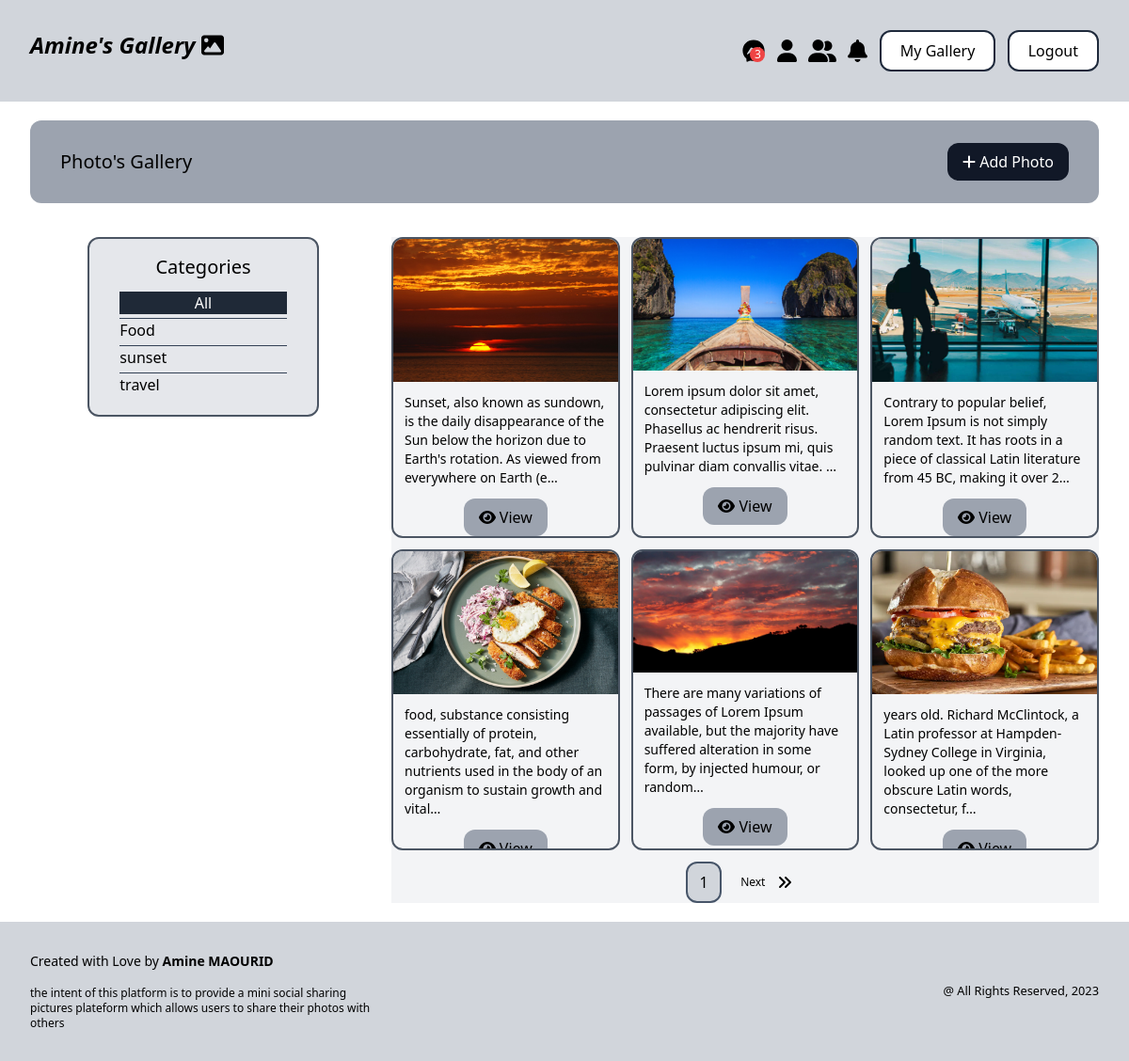
/gallery/ (signed in), run on the app's committed database.
### photoshare/models.py (models this page shows, shortened)
class Category(models.Model) :
    class Meta :
        verbose_name_plural = 'categories'
        ordering = ('name',)
    name = models.CharField(max_length=70, null=False, blank=False)

class Photo(models.Model) :
    description = models.TextField(max_length=500, null=False, blank=False)
    category = models.ForeignKey(Category, related_name="photos", on_delete=models.SET_NULL, null=True)
    image = models.ImageField(null=False, blank=False)
    created_at = models.DateTimeField(auto_now_add=True)
    created_by = models.ForeignKey(User, related_name="photos", on_delete=models.CASCADE)
    number_of_likes = models.IntegerField(null=False, default=0)

### photoshare/views.py (the view, shortened to what this page needs)
# urls.py: path('',views.gellery, name='gallery'),
@login_required
def gellery(request) :
    categories = Category.objects.all()
    user_notifications = []
    user_photos = request.user.photos.all()
    for photo in user_photos :
        if photo.notifications.filter(is_seen=False).exists() :
            photo_notifications = photo.notifications.filter(is_seen=False)
            for notification in photo_notifications :
                user_notifications.append(notification)
    friendship_notifications = FriendshipNotification.objects.filter(intended_to=request.user, is_seen=False)
    user_conversations = Conversation.objects.filter(Q(member_one=request.user) | Q(member_two=request.user))
    conversations_with_unreaad_messages = []
    total_unread = 0
    if user_conversations.exists():
        for conversation in user_conversations :
            unread_messages_in_conversation = {'conversation' : conversation, 'unread_messages' : 0}
            for message in conversation.messages.all() :
                if message.is_seen == False and message.sent_by != request.user :
                    unread_messages_in_conversation['unread_messages'] +=1
            conversations_with_unreaad_messages.append(unread_messages_in_conversation)
            total_unread += unread_messages_in_conversation['unread_messages']
    p = Paginator(Photo.objects.all(), 6)
    page = request.GET.get('page')
    photos = p.get_page(page)
    context = {'categories' : categories, 'photos' : photos, 'notifications' : user_notifications,
               'friendship_notifications' : friendship_notifications, 'unread_messages' : total_unread, 'conversations_with_number_of_unread_messages' : conversations_with_unreaad_messages}
    return render(request, 'photoshare/gallery.html', context)

### photoshare/templates/photoshare/gallery.html (shortened to what this page needs)
{% extends 'photoshare/base.html' %}
{% block content %}
<div class="grid grid-cols-3 gap-4 h-full">
    <div class="flex justify-between py-6 px-8 bg-gray-400 rounded-xl mb-5 items-center col-span-3">
        <h3 class="text-xl">Photo's Gallery</h3>
        <button class="py-2 px-4 bg-gray-900 text-white hover:bg-gray-700 rounded-xl">
            <a href="{% url 'new' %}" class="flex items-center">
                <i class="fa-solid fa-plus mr-1"></i>Add Photo
            </a>
        </button>
    </div>
    <div class="flex justify-center h-fit">
        <div class="bg-gray-200 w-2/3 py-4 px-8 flex flex-col items-center border-2 border-gray-600 rounded-xl">
            <h3 class="text-xl mb-2 bold">Categories</h3>
            <ul class="list-none self-start divide-y divide-slate-700 w-full">
                <li class="my-1 hover:text-lg {% if not category %} bg-gray-800 text-white text-center {% endif %}">
                    <a href="{% url 'gallery' %}">All</a>
                </li>
                {% for categorie in categories %}
                <li class="my-1 hover:text-lg {% if categorie.id == category.id %} bg-gray-800 my-2 text-white text-center {% endif %}">
                    <a href="{% url 'gallery' %}?category={{categorie.name}}">{{ categorie.name }}</a>
                </li>
                {% endfor %}
            </ul>
        </div>
    </div>
    <div class="bg-gray-100 col-span-2 grid grid-cols-3 gap-3">
        {% for photo in photos %}
        <div class="flex flex-col overflow-clip justify-between border-2 border-gray-600 h-80 rounded-xl pb-3">
            <img class="h-1/2" src="{{ photo.image.url }}" alt="{{ photo.description }}">
            <p class="text-sm my-3 px-3">
                {% if photo.description|length > 150 %}
                {{ photo.description|truncatechars:150 }}
                {% else %}
                {{ photo.description }}
                {% endif %}
            </p>
            <button class="bg-gray-400 py-2 px-4 self-center rounded-xl hover:bg-gray-600 hover:text-white">
                <a href="{% url 'detail_photo' photo.id %}" class="flex items-center">
                    <i class="fa-solid fa-eye mr-1"></i>View
                </a>
            </button>
        </div>
        {% empty %}
        <div class="rounded-xl flex col-span-3 items-center justify-center">
            <h3 class="text-2xl self-center">No photos found
                {% if category %} for category {{ category.name }}{% endif %}
            </h3>
        </div>
        {% endfor %}
        <div class="col-span-3 flex m-auto space-x-2">
            <div class="bg-gray-300 px-3 py-2 rounded-xl border-2 border-slate-600 hover:bg-gray-800 hover:text-white">
                {{ photos.number }}
            </div>
            {% if photos.has_next %}
                <div class="flex items-center w-20 justify-evenly">
                    <p class="text-xs hover:text-sm">
                        <a href="?page={{ photos.next_page_number}}">Next</a>
                    </p>
                    <p>
                        <a href="?page={{ photos.paginator.num_pages }}">
                            <i class="fa-solid fa-angles-right"></i>
                        </a>
                    </p>
                </div>
            {% endif %}
        </div>
    </div>
</div>
{% endblock %}

### photoshare/templates/photoshare/base.html (shortened to what this page needs)
{% load static %}
<!DOCTYPE html>
<html lamg="en">
    <head>
        <script src="https://cdn.tailwindcss.com"></script>
        <link href="{% static 'fontawesomefree/css/all.min.css' %}" rel="stylesheet" type="text/css">
    </head>
    <body class="flex flex-col justify-between h-full">
        <header class="flex justify-between p-8 bg-gray-300">
            <h3 class="text-2xl italic font-bold">
                <a href="{% url 'gallery' %}">Amine's Gallery <i class="fa-solid fa-image" style="color: #000000;"></i></a>
            </h3>
            {% if request.user.is_authenticated %}
            <div class="flex w-1/3 items-center justify-between">
                <a href="{% url 'friends:messages' %}">
                    {% if unread_messages > 0 %}
                        <div class="relative items-center">
                            <span class="ml-2 mt-2 absolute bottom-0 right-0 bg-red-500 text-white rounded-full w-4 h-4 flex items-center justify-center text-xs">
                            {{ unread_messages }}
                            </span>
                        </div>
                    {% else %}
                        <i class="fa-brands fa-facebook-messenger fa-xl"></i>
                    {% endif %}
                </a>
                <a href="{% url 'profile:my_profile' %}">
                    <i class="fa-solid fa-user fa-xl"></i>
                </a>
                <a href="{% url 'friends:notifications' %}">
                    {% if friendship_notifications %}
                        <div class="relative items-center">
                            <i class="fa-solid fa-user-group fa-xl"></i>
                            <span class="ml-1 absolute bottom-0 right-0 bg-red-500 text-white rounded-full w-4 h-4 flex items-center justify-center text-xs">
                            {{ friendship_notifications|length }}
                            </span>
                        </div>
                    {% else %}
                        <i class="fa-solid fa-user-group fa-xl"></i>
                    {% endif %}
                </a>
                <a href="{% url 'likes:notifications' %}">
                    {% if notifications %}
                        <div class="relative items-center">
                            <i class="fa-solid fa-bell fa-xl"></i>
                            <span class="ml-1 absolute bottom-0 right-0 bg-red-500 text-white rounded-full w-4 h-4 flex items-center justify-center text-xs">
                            {{ notifications|length }}
                            </span>
                        </div>
                    {% else %}
                        <i class="fa-solid fa-bell fa-xl"></i>
                    {% endif %}
                </a>
                <button class="border-2 bg-white border-slate-800 rounded-xl py-2 px-5 hover:bg-gray-900 hover:text-white">
                    <a href="{% url 'mygallery' %}">
                        My Gallery
                    </a>
                </button>
                <button class="border-2 bg-white border-slate-800 rounded-xl py-2 px-5 hover:bg-gray-900 hover:text-white">
                    <a href="{% url 'logout' %}">Logout</a>
                </button>
            </div>
            {% else %}
                <button class="border-2 bg-white border-slate-800 rounded-xl py-2 px-5 hover:bg-gray-900 hover:text-white">
                    <a href="{% url 'login' %}">Login</a>
                </button>
            {% endif %}
        </header>
        <div class="py-5 px-8 h-full">
            {% block content %}
            {% endblock %}
        </div>
        <footer class="flex items-center justify-between p-8 bg-gray-300">
            <div class="flex flex-col w-1/3">
                <p class="text-sm mb-4">Created with Love by <strong>Amine MAOURID</strong></p>
                <p class="text-xs">the intent of this platform is to provide
                    a mini social sharing pictures plateform
                    which allows users to share their photos
                    with others</p>
            </div>
            <small>@ All Rights Reserved, 2023</small>
        </footer>
    </body>
</html>

### data on the page
Category: name "Food"
Category: name "sunset"
Category: name "travel"
Photo: image (picture), description "Sunset, also known as sundown, is the daily disappearance of the Sun below the horizon due to Earth's rotation. As viewed from everywhere on Earth (e…"
Photo: image (picture), description "Lorem ipsum dolor sit amet, consectetur adipiscing elit. Phasellus ac hendrerit risus. Praesent luctus ipsum mi, quis pulvinar diam convallis vitae. …"
Photo: image (picture), description "Contrary to popular belief, Lorem Ipsum is not simply random text. It has roots in a piece of classical Latin literature from 45 BC, making it over 2…"
Photo: image (picture), description "food, substance consisting essentially of protein, carbohydrate, fat, and other nutrients used in the body of an organism to sustain growth and vital…"
Photo: image (picture), description "There are many variations of passages of Lorem Ipsum available, but the majority have suffered alteration in some form, by injected humour, or random…"
Photo: image (picture), description "years old. Richard McClintock, a Latin professor at Hampden-Sydney College in Virginia, looked up one of the more obscure Latin words, consectetur, f…"

### other printed values
{{ unread_messages }} "3"
{{ photos.number }} "1"
